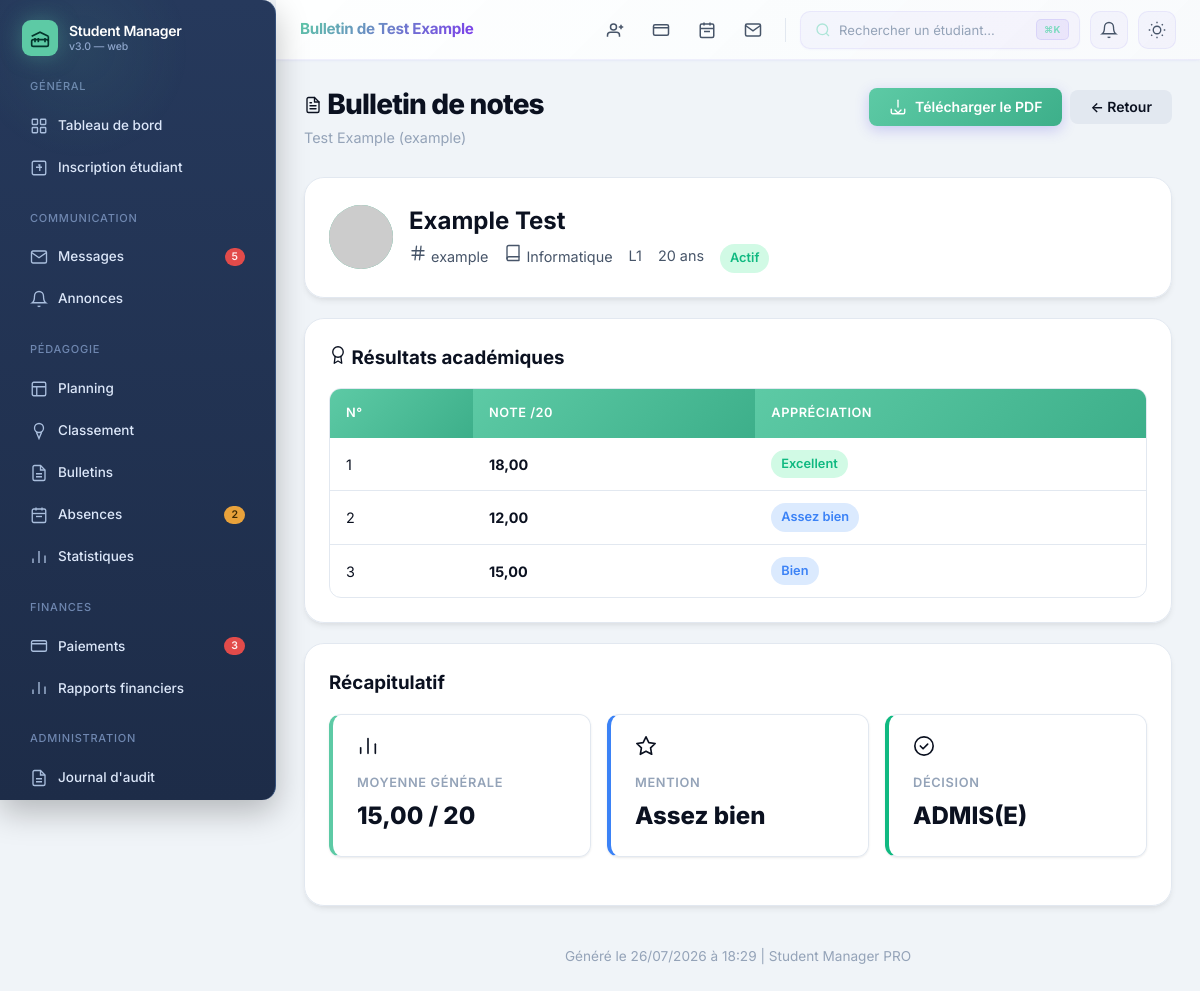
/bulletin/example/apercu/ (signed in), run on the app's committed database.
### students/models.py (models this page shows, shortened)
class Student(models.Model):
    STATUS_CHOICES = [
        ('Actif', 'Actif'),
        ('Suspendu', 'Suspendu'),
    ]
    matricule = models.CharField(max_length=50, primary_key=True)
    nom = models.CharField(max_length=100)
    prenom = models.CharField(max_length=100)
    age = models.IntegerField()
    photo = models.ImageField(upload_to='photos/', blank=True, null=True)
    date_ajout = models.DateTimeField(default=timezone.now)
    email = models.EmailField(blank=True, null=True)
    telephone = models.CharField(max_length=20, blank=True, null=True)
    statut = models.CharField(max_length=20, choices=STATUS_CHOICES, default='Actif')
    filiere = models.CharField(max_length=100, blank=True, null=True)
    niveau = models.CharField(max_length=10, blank=True, null=True)
    frais_scolarite = models.DecimalField(max_digits=12, decimal_places=2, default=500000.00)
    class Meta:
        db_table = 'etudiants'
        ordering = ['-matricule']
    def photo_url(self):
        if self.photo and hasattr(self.photo, 'url'):
            return self.photo.url
        initials = f"{self.prenom[0]}{self.nom[0]}".upper() if self.prenom and self.nom else "?"
        colors = ['#4f46e5', '#7c3aed', '#2563eb', '#0891b2', '#059669', '#d97706', '#dc2626']
        color = colors[hash(self.matricule or '') % len(colors)]
        return f"https://ui-avatars.com/api/?name={initials}&background={color[1:]}&color=fff&size=128&bold=true"

### students/views.py (the view)
# urls.py: path('bulletin/<str:matricule>/apercu/', views.bulletin_preview, name='bulletin_preview'),
@login_required
def bulletin_preview(request, matricule):
    student = get_object_or_404(Student, matricule=matricule)
    notes_list = [float(n.valeur) for n in student.notes.all()]
    moyenne = calculate_average(notes_list)
    appreciation = get_appreciation(moyenne)
    return render(request, 'students/bulletin_preview.html', {
        'student': student,
        'notes_list': notes_list,
        'moyenne': moyenne,
        'appreciation': appreciation,
    })

### students/context_processors.py (called while the page is built)
def notifications(request):
    if request.user.is_authenticated:
        try:
            current_user = CustomUser.objects.get(username=request.user.username)
            notifications_non_lues = Notification.objects.filter(
                destinataire=current_user, lu=False
            ).count()
        except CustomUser.DoesNotExist:
            notifications_non_lues = 0
    else:
        notifications_non_lues = 0
    return {
        'notifications_non_lues': notifications_non_lues,
    }

### students/logic.py (called while the page is built, shortened)
def parse_notes(value):
    if not value:
        return []
    if isinstance(value, (list, tuple)):
        return [float(item) for item in value]

def calculate_average(notes):
    values = parse_notes(notes)
    return sum(values) / len(values) if values else 0.0

def get_appreciation(moyenne):
    if moyenne >= 16:
        return 'Excellent'
    if moyenne >= 14:
        return 'Assez bien'
    if moyenne >= 12:
        return 'Bien'
    if moyenne >= 10:
        return 'Passable'
    return 'À renforcer'

### students/templatetags/icon_tags.py (called while the page is built)
@register.simple_tag
def icon(name, class_name=""):
    svg = ICONS.get(name, '')
    svg = svg.replace('width="22" height="22"', 'width="18" height="18"')
    if class_name:
        svg = svg.replace('class="icon"', f'class="icon {class_name}"')
    return mark_safe(svg)

### templates/students/bulletin_preview.html
{% extends 'base.html' %}
{% load static icon_tags %}
{% block page_title %}Bulletin de {{ student.prenom }} {{ student.nom }}{% endblock %}
{% block content %}
<div class="page-header">
  <div>
    <h1 class="page-title">{% icon 'file_text' 'w-6 h-6' %} Bulletin de notes</h1>
    <div class="page-subtitle">{{ student.prenom }} {{ student.nom }} ({{ student.matricule }})</div>
  </div>
  <div class="action-row">
    <a class="btn btn-primary" href="{% url 'bulletin_pdf' student.matricule %}">
      {% icon 'download' 'w-4 h-4' %} Télécharger le PDF
    </a>
    <a class="btn btn-secondary" href="{% url 'index' %}">← Retour</a>
  </div>
</div>
<div class="card" style="margin-bottom:20px;">
  <div style="display:flex; align-items:center; gap:16px; flex-wrap:wrap;">
    <img src="{{ student.photo_url }}" alt="" class="avatar" style="width:64px; height:64px; border-radius:50%; object-fit:cover;">
    <div style="flex:1;">
      <h2 style="margin:0 0 4px 0;">{{ student.nom }} {{ student.prenom }}</h2>
      <div style="display:flex; gap:16px; flex-wrap:wrap; color:var(--text-secondary); font-size:0.9rem;">
        <span>{% icon 'hash' 'w-4 h-4' %} {{ student.matricule }}</span>
        <span>{% icon 'book' 'w-4 h-4' %} {{ student.filiere|default:'-' }}</span>
        <span>{% icon 'layers' 'w-4 h-4' %} {{ student.niveau|default:'-' }}</span>
        <span>{% icon 'user' 'w-4 h-4' %} {{ student.age }} ans</span>
        <span>
          <span class="pill {% if student.statut == 'Actif' %}pill-success{% else %}pill-danger{% endif %}">
            {{ student.statut }}
          </span>
        </span>
      </div>
    </div>
  </div>
</div>
<div class="card" style="margin-bottom:20px;">
  <h3 style="margin-bottom:16px;">{% icon 'award' 'w-5 h-5' %} Résultats académiques</h3>
  {% if notes_list %}
  <div class="table-container">
    <table>
      <thead>
        <tr>
          <th>N°</th>
          <th>Note /20</th>
          <th>Appréciation</th>
        </tr>
      </thead>
      <tbody>
        {% for note in notes_list %}
        <tr>
          <td>{{ forloop.counter }}</td>
          <td><strong>{{ note|floatformat:2 }}</strong></td>
          <td>
            {% if note >= 18 %}
              <span class="pill pill-success">Excellent</span>
            {% elif note >= 16 %}
              <span class="pill pill-success">Très bien</span>
            {% elif note >= 14 %}
              <span class="pill pill-info">Bien</span>
            {% elif note >= 12 %}
              <span class="pill pill-info">Assez bien</span>
            {% elif note >= 10 %}
              <span class="pill pill-warning">Passable</span>
            {% else %}
              <span class="pill pill-danger">Insuffisant</span>
            {% endif %}
          </td>
        </tr>
        {% endfor %}
      </tbody>
    </table>
  </div>
  {% else %}
  <div class="empty-state">
    <div class="empty-icon">{% icon 'file_text' 'w-12 h-12' %}</div>
    <p>Aucune note enregistrée pour cet étudiant.</p>
  </div>
  {% endif %}
</div>
<div class="card">
  <h3 style="margin-bottom:16px;">{% icon 'clipboard' 'w-5 h-5' %} Récapitulatif</h3>
  <div class="stats-grid" style="grid-template-columns: repeat(auto-fit, minmax(150px, 1fr));">
    <div class="stat-card" style="border-left:4px solid var(--primary);">
      <div class="stat-icon">{% icon 'chart' 'w-6 h-6' %}</div>
      <div class="label">Moyenne générale</div>
      <strong>{{ moyenne|floatformat:2 }} / 20</strong>
    </div>
    <div class="stat-card" style="border-left:4px solid var(--info);">
      <div class="stat-icon">{% icon 'star' 'w-6 h-6' %}</div>
      <div class="label">Mention</div>
      <strong>{{ appreciation }}</strong>
    </div>
    <div class="stat-card" style="border-left:4px solid {% if moyenne >= 10 %}var(--success){% else %}var(--danger){% endif %};">
      <div class="stat-icon">{% if moyenne >= 10 %}{% icon 'check_circle' 'w-6 h-6' %}{% else %}{% icon 'x_circle' 'w-6 h-6' %}{% endif %}</div>
      <div class="label">Décision</div>
      <strong>{% if moyenne >= 10 %}ADMIS(E){% else %}AJOURNÉ(E){% endif %}</strong>
    </div>
  </div>
</div>
<div style="text-align:center; margin-top:24px; padding:16px; color:var(--muted); font-size:0.85rem;">
  Généré le {% now "d/m/Y à H:i" %} | Student Manager PRO
</div>
{% endblock %}

### data on the page
Student: prenom "Test", nom "Example", matricule "example", filiere "Informatique", niveau "L1", age "20", statut "Actif"

### other printed values
{{ note|floatformat:2 }} "18,00" "12,00" "15,00"
{{ moyenne|floatformat:2 }} "15,00"
{{ appreciation }} "Assez bien"
